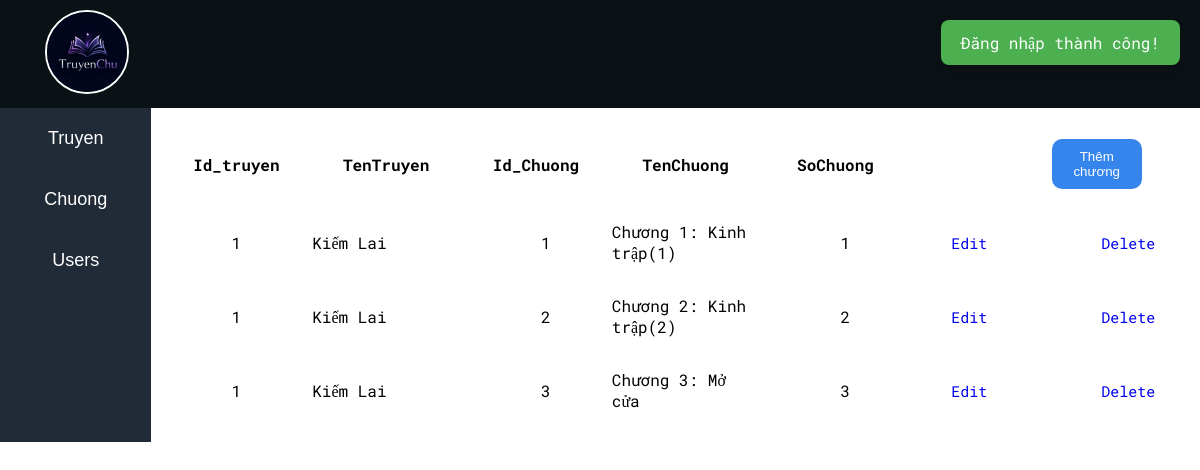
The app's page /pages/admin.php?type=chuong (signed in) with its own data.
### tables this page shows
CREATE TABLE `chuong` (
  `Id_chuong` int(11) NOT NULL,
  `Id_truyen` int(11) DEFAULT NULL,
  `TenChuong` varchar(255) DEFAULT NULL,
  `NoiDung` text DEFAULT NULL,
  `SoChuong` int(11) DEFAULT NULL,
  `NgayDang` datetime DEFAULT current_timestamp()
);

CREATE TABLE `truyen` (
  `Id_truyen` int(11) NOT NULL,
  `Ten` varchar(255) DEFAULT NULL,
  `TacGia` varchar(255) DEFAULT NULL,
  `TheLoai` varchar(255) DEFAULT NULL,
  `TongSoChuong` int(11) DEFAULT NULL,
  `TrangThai` varchar(50) DEFAULT NULL,
  `GioiThieu` text DEFAULT NULL,
  `NgayTao` datetime DEFAULT current_timestamp(),
  `AnhBia` varchar(255) DEFAULT NULL
);

### components/tableChuong.php (the view, shortened to what this page needs)
<table class="infoInput">
    <thead>
        <th>Id_truyen</th>
        <th>TenTruyen</th>
        <th>Id_Chuong</th>
        <th>TenChuong</th>
        <th>SoChuong</th>
        <th>
            <button class="addBtn" id="addChuong">Thêm chương</button>
        </th>
        <th></th>
    </thead>
    <tbody>
        <?php
        include '../actions/config.php';
        $result = mysqli_query($conn, "SELECT truyen.*, chuong.* FROM truyen JOIN chuong ON truyen.Id_truyen = chuong.Id_truyen");
        while ($row = mysqli_fetch_assoc($result)) {
        ?>
            <tr>
                <td style="text-align: center;"><?php echo $row['Id_truyen'] ?></td>
                <td><?php echo $row['Ten'] ?></td>
                <td style="padding-left: 80px;"><?php echo $row['Id_chuong'] ?></td>
                <td><?php echo $row['TenChuong'] ?></div>
                </td>
                <td style="padding-left: 80px;" ><?php echo $row['SoChuong'] ?></td>
                <td>
                    <a href="updateChuong.php?Id_chuong=<?php echo $row['Id_chuong']; ?>">
                        Edit
                    </a>
                </td>
                <td>
                    <a href="../actions/deleteChuong.php?Id_chuong=<?php echo $row['Id_chuong']; ?>">
                        Delete
                    </a>
                </td>
            </tr>
        <?php
        }
        ?>

### css/admin.css (style rules this page uses)
body { font-family: 'Roboto Mono'; margin:0; }
table { border-collapse: separate; border-spacing: 0 30px; table-layout: fixed; width:100%; margin-left:10px; }
table a { text-decoration: none; font-size:15px; margin-left:40px; }
td { overflow: hidden; white-space:normal; }
.infoInput thead { font-size: 16px; }
.addBtn { background-color: rgb(54, 133, 237); color:white; width:90px; height:50px; margin: 0; margin-left: 95%; border-radius: 10px; border: none; }

### records on screen
chuong: Id_truyen "1", Id_truyen.Ten "Kiếm Lai", Id_chuong "1", TenChuong "Chương 1: Kinh trập(1)", SoChuong "1"
chuong: Id_truyen "1", Id_truyen.Ten "Kiếm Lai", Id_chuong "2", TenChuong "Chương 2: Kinh trập(2)", SoChuong "2"
chuong: Id_truyen "1", Id_truyen.Ten "Kiếm Lai", Id_chuong "3", TenChuong "Chương 3: Mở cửa", SoChuong "3"

### other values on screen
$_SESSION["success"] "Đăng nhập thành công!"
